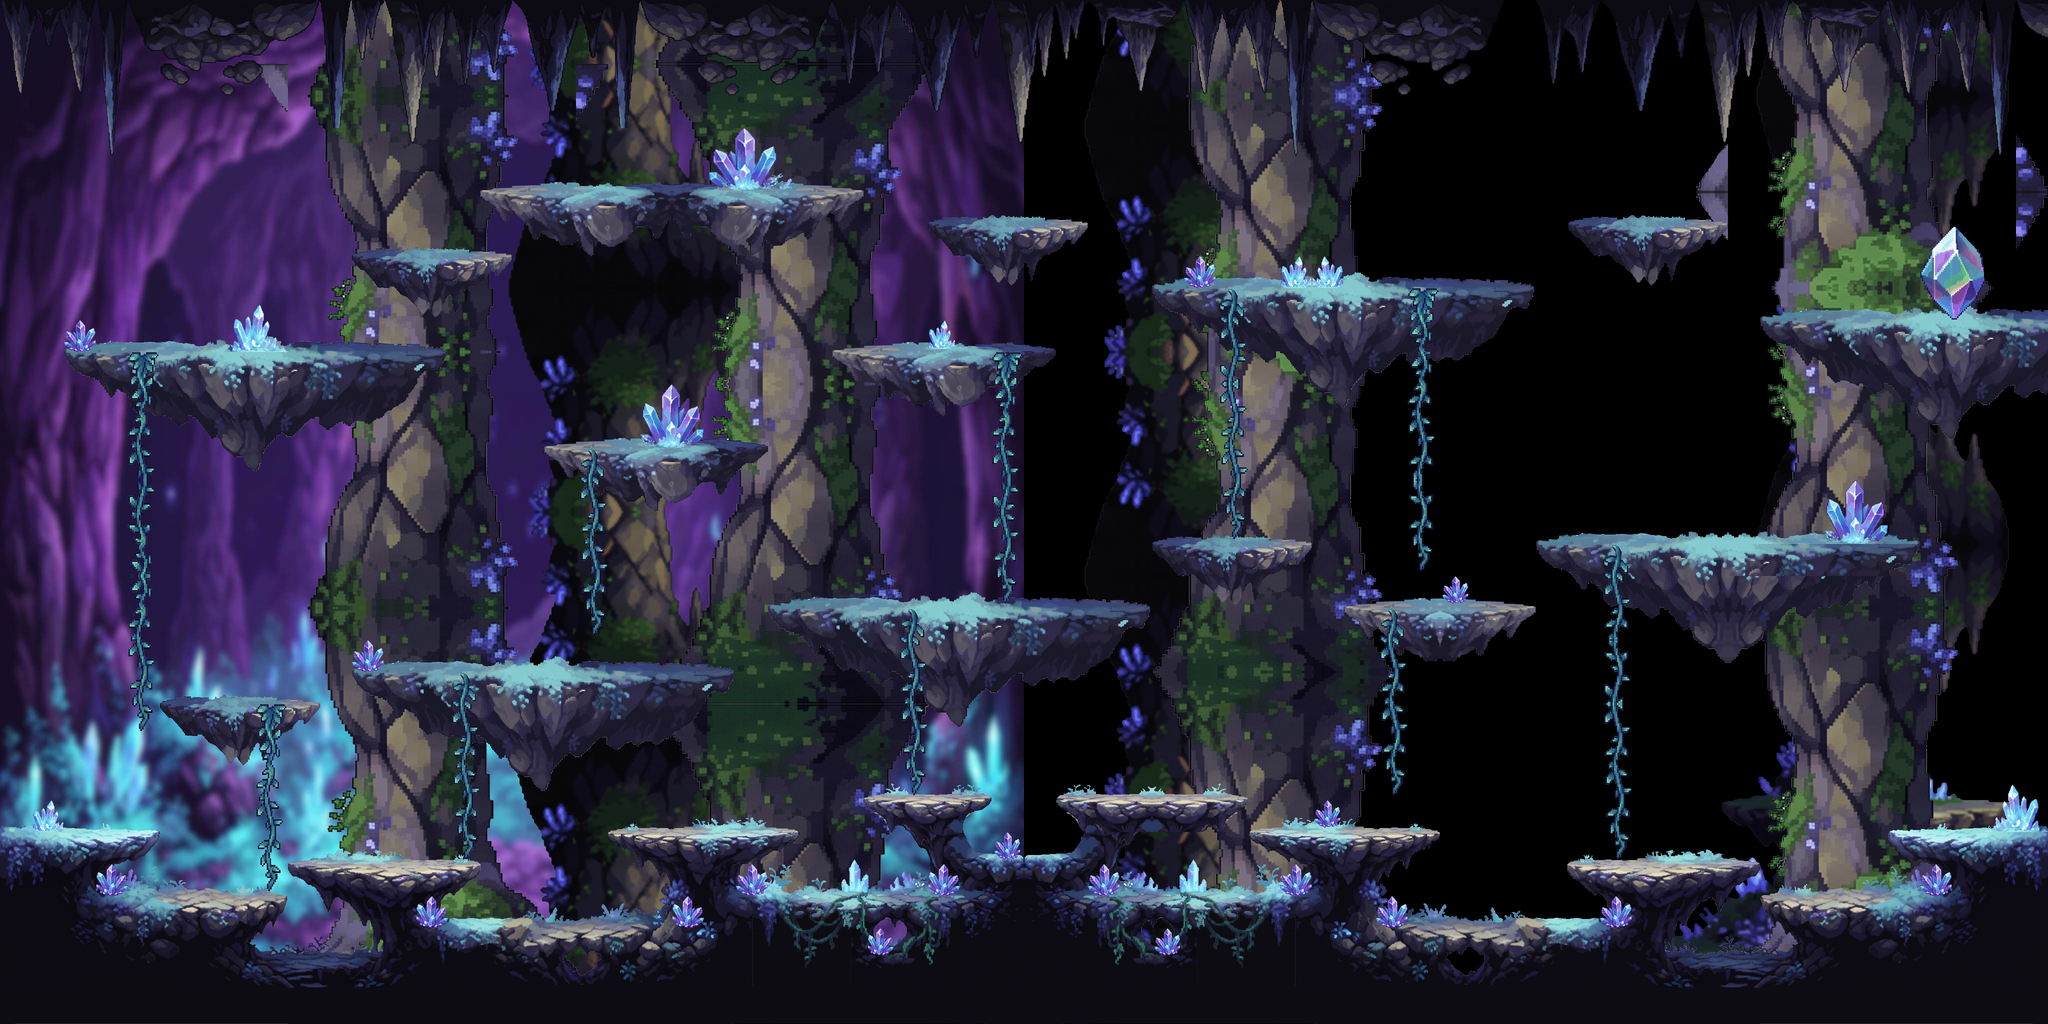

Rendered tile map (Tiled .tmx) drawn with the repository's tilesets; below, a short description and the map source with its tile grids summarised:
An orthogonal 64x32 tile map with 64x64 px tiles, 7 tile layers (MediumShotLayer_1, MediumShotLayer_2, BG_moveLayer, moveLayer, ...), 1 image layer.

<map version="1.10" tiledversion="1.12.2" orientation="orthogonal" renderorder="right-down" width="64" height="32" tilewidth="64" tileheight="64" infinite="0" nextlayerid="10" nextobjectid="1">
 <tileset firstgid="1" source="stalactiteCave.tsx" />
 <imagelayer id="2" name="BG_cave" parallaxx="0.7" repeatx="1">
  <image source="images/cave_bg_2048x2048.jpg" width="2048" height="2048" />
 </imagelayer>
 <layer id="5" name="MediumShotLayer_1" width="64" height="32" parallaxx="0.75">
  <data>[2048 cells, 1015 non-empty, 204 distinct tile ids]</data>
 </layer>
 <layer id="6" name="MediumShotLayer_2" width="64" height="32" parallaxx="0.85">
  <data>[2048 cells, 1494 non-empty, 193 distinct tile ids]</data>
 </layer>
 <layer id="1" name="BG_moveLayer" width="64" height="32">
  <data>[2048 cells, 1292 non-empty, 437 distinct tile ids]</data>
 </layer>
 <layer id="8" name="moveLayer" width="64" height="32">
  <data>[2048 cells, 207 non-empty, 64 distinct tile ids]</data>
 </layer>
 <layer id="9" name="blockingLayer" width="64" height="32">
  <data>[2048 cells, 13 non-empty, 1 distinct tile ids]</data>
 </layer>
 <layer id="7" name="climbingLayer" width="64" height="32">
  <data>[2048 cells, 83 non-empty, 18 distinct tile ids]</data>
 </layer>
 <layer id="4" name="crystal" width="64" height="32">
  <data>[2048 cells, 37 non-empty, 23 distinct tile ids]</data>
 </layer>
</map>
